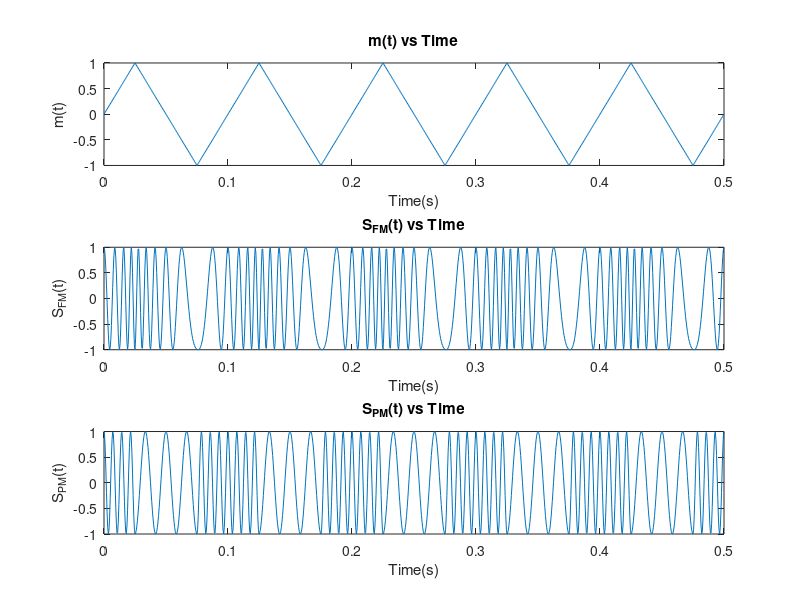
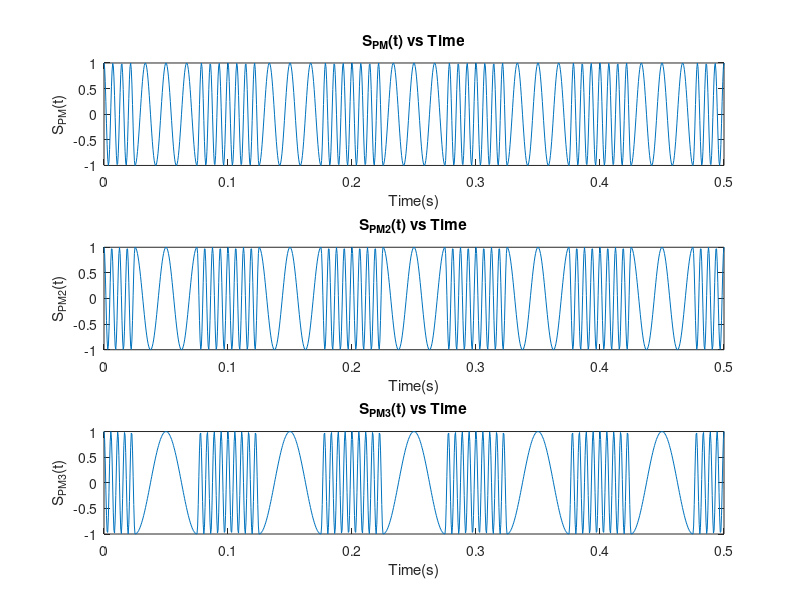
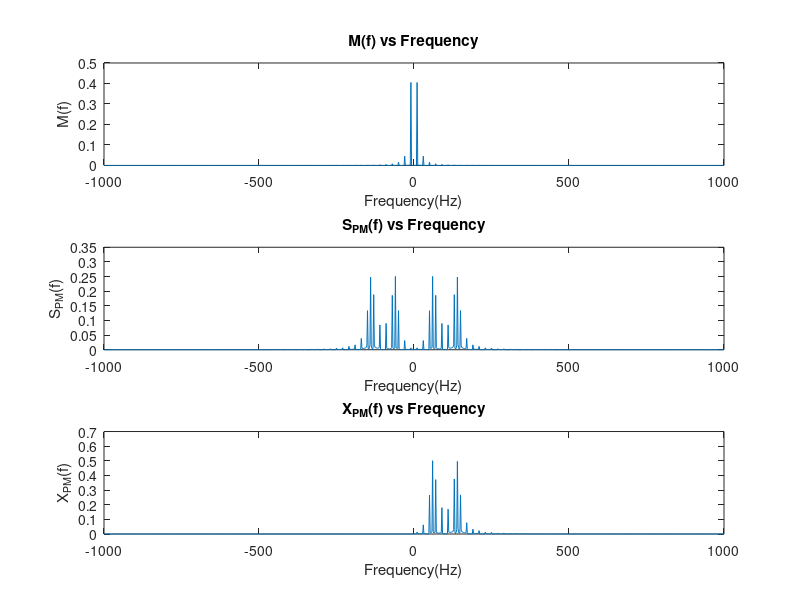

The MATLAB source for these figures, in order: (Note: this script raises an error after producing the figures.)
%% Part_1
% a)

Fs=2000;
Ts=1/Fs;

t=0:Ts:0.5;

m=sawtooth(2*pi*10*t+90*pi/180,0.5);

%% b)

fc=100;
kf=80;

s_FM=cos(2*pi*fc*t+2*pi*kf*cumsum(m)*Ts);

%% c)

kp=2*pi;

s_PM=cos(2*pi*fc*t+kp*m);

%% d)

figure;
subplot(3,1,1);
plot(t,m);
ylabel('m(t)');
xlabel('Time(s)');
title('m(t) vs Time');

subplot(3,1,2);
plot(t,s_FM);
ylabel('S_F_M(t)');
xlabel('Time(s)');
title('S_F_M(t) vs Time');

subplot(3,1,3);
plot(t,s_PM);
ylabel('S_P_M(t)');
xlabel('Time(s)');
title('S_P_M(t) vs Time');

%% f)

kp2=3*pi;
kp3=4*pi;


s_PM2=cos(2*pi*fc*t+kp2*m);

s_PM3=cos(2*pi*fc*t+kp3*m);

figure;
subplot(3,1,1);
plot(t,s_PM);
ylabel('S_P_M(t)');
xlabel('Time(s)');
title('S_P_M(t) vs Time');

subplot(3,1,2);
plot(t,s_PM2);
ylabel('S_P_M_2(t)');
xlabel('Time(s)');
title('S_P_M_2(t) vs Time');

subplot(3,1,3);
plot(t,s_PM3);
ylabel('S_P_M_3(t)');
xlabel('Time(s)');
title('S_P_M_3(t) vs Time');

%% Part_2
% b)

x_PM=hilbert(s_PM);

%% c)

N=length(t);

f_vector=linspace(-Fs/2,Fs/2,N);


figure;
subplot(3,1,1);
plot(f_vector,fftshift(abs(fft(m,N)))/N);
ylabel('M(f)');
xlabel('Frequency(Hz)');
title('M(f) vs Frequency');

subplot(3,1,2);
plot(f_vector,fftshift(abs(fft(s_PM,N)))/N);
ylabel('S_P_M(f)');
xlabel('Frequency(Hz)');
title('S_P_M(f) vs Frequency');

subplot(3,1,3);
plot(f_vector,fftshift(abs(fft(x_PM,N)))/N);
ylabel('X_P_M(f)');
xlabel('Frequency(Hz)');
title('X_P_M(f) vs Frequency');

%% d)

teta=phase(x_PM);

m_head=(unwrap(teta)-2*pi*fc*t)/(2*pi);

%% e)

x_PM3=hilbert(s_PM3);

teta3=phase(x_PM3);

m_head3=(unwrap(teta3)-2*pi*fc*t)/(4*pi);

%% f)

figure;
plot(t,m);
hold on;
plot(t,m_head,'r');
hold on;
plot(t,m_head3,'blue');
ylabel('Amplitude');
xlabel('Time(s)');
title('m(t),m_h_e_a_d(t), and m_h_e_a_d3(t) vs Time');
legend('m(t)','m_h_e_a_d(t)','m_h_e_a_d3(t)');
